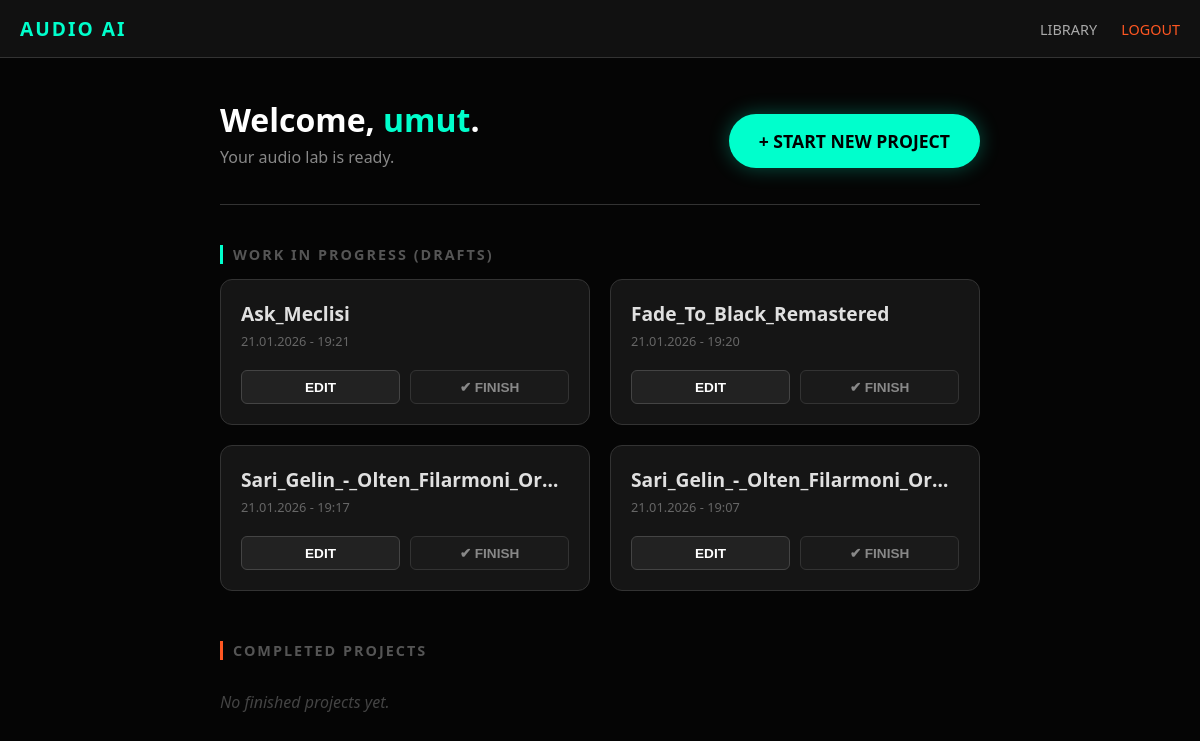
The page /dashboard (signed in) on the database its author committed.
### app.py (models this page shows)
class User(UserMixin, db.Model):
    id = db.Column(db.Integer, primary_key=True)
    username = db.Column(db.String(150), unique=True, nullable=False)
    password = db.Column(db.String(150), nullable=False)
    projects = db.relationship('Project', backref='owner', lazy=True)

class Project(db.Model):
    id = db.Column(db.Integer, primary_key=True)
    song_name = db.Column(db.String(200), nullable=False)
    folder_name = db.Column(db.String(200), nullable=False)
    status = db.Column(db.String(20), default='draft')
    date_created = db.Column(db.DateTime, default=datetime.utcnow)
    user_id = db.Column(db.Integer, db.ForeignKey('user.id'), nullable=False)

### app.py (the view)
@app.route('/dashboard')
@login_required
def dashboard():
    drafts = Project.query.filter_by(user_id=current_user.id, status='draft').order_by(
        Project.date_created.desc()).all()
    finished = Project.query.filter_by(user_id=current_user.id, status='finished').order_by(
        Project.date_created.desc()).all()
    return render_template('dashboard.html', user=current_user, drafts=drafts, finished=finished)

### app.py (called while the page is built)
@login_manager.user_loader
def load_user(user_id):
    return User.query.get(int(user_id))

### templates/dashboard.html (shortened to what this page needs)
{% extends "base.html" %}
{% block content %}
<div class="header-section">
    <div class="welcome-text">
        <h1>Welcome, <span>{{ user.username }}</span>.</h1>
        <p style="color:#888; margin-top:5px;">Your audio lab is ready.</p>
    </div>
    <a href="{{ url_for('mixer') }}" class="btn-new">+ START NEW PROJECT</a>
</div>
<h2 class="section-title">Work in Progress (Drafts)</h2>
<div class="project-grid">
    {% for project in drafts %}
    <div class="project-card">
        <div class="card-title">{{ project.song_name }}</div>
        <div class="card-date">{{ project.date_created.strftime('%d.%m.%Y - %H:%M') }}</div>
        <div class="card-actions">
            <button onclick="window.location.href='/mixer?load={{ project.song_name }}'" class="btn-action btn-open">
                EDIT
            </button>
            <button onclick="changeStatus({{ project.id }}, 'finished')" class="btn-action btn-status" title="Mark as Finished">
                ✔ FINISH
            </button>
        </div>
    </div>
    {% else %}
    <p class="empty-state">No draft projects yet.</p>
    {% endfor %}
</div>
<h2 class="section-title" style="border-color: #ff5722;">Completed Projects</h2>
<div class="project-grid">
    {% for project in finished %}
    <div class="project-card" style="border-color: #2a1a1a;">
        <div class="card-title" style="color: #aaa;">{{ project.song_name }}</div>
        <div class="card-date">Completed</div>
        <div class="card-actions">
            <button onclick="window.location.href='/mixer?load={{ project.song_name }}'" class="btn-action btn-open">
                INSPECT
            </button>
            <button onclick="changeStatus({{ project.id }}, 'draft')" class="btn-action btn-status" title="Move back to drafts">
                ↺ REVERT TO DRAFT
            </button>
        </div>
    </div>
    {% else %}
    <p class="empty-state">No finished projects yet.</p>
    {% endfor %}
</div>
{% endblock %}

### templates/base.html (shortened to what this page needs)
<!DOCTYPE html>
<html lang="en">
<head>
</head>
<body>
    <nav>
        <a href="/" class="brand">AUDIO AI</a>
        <div class="links">
            {% if current_user.is_authenticated %}
                <a href="{{ url_for('dashboard') }}">LIBRARY</a>
                <a href="{{ url_for('logout') }}" style="color:#ff5722;">LOGOUT</a>
            {% else %}
                <a href="{{ url_for('login') }}">LOGIN</a>
                <a href="{{ url_for('register') }}">REGISTER</a>
            {% endif %}
        </div>
    </nav>
    <div class="container">
        {% block content %}{% endblock %}
    </div>
</body>
</html>

### templates/base.html (style rules this page uses)
body { background-color: #050505; color: #e0e0e0; font-family: 'Segoe UI', Roboto, Helvetica, Arial, sans-serif; margin: 0; display: flex; flex-direction: column; min-height: 100vh; }
nav { background: #111; border-bottom: 1px solid #333; padding: 15px 20px; display: flex; justify-content: space-between; align-items: center; }
nav .brand { color: #00ffcc; font-weight: bold; font-size: 1.2rem; text-decoration: none; letter-spacing: 2px; }
nav .links a { color: #aaa; text-decoration: none; margin-left: 20px; font-size: 0.9rem; transition: 0.3s; }
.container { flex: 1; padding: 40px 20px; max-width: 800px; margin: 0 auto; width: 100%; box-sizing: border-box; }
h2 { margin-top: 0; color: #00ffcc; }

### templates/dashboard.html (style rules this page uses)
.header-section { display: flex; justify-content: space-between; align-items: center; margin-bottom: 40px; border-bottom: 1px solid #333; padding-bottom: 20px; }
.welcome-text h1 { margin: 0; font-size: 2rem; color: #fff; }
.welcome-text span { color: #00ffcc; }
.btn-new { background: #00ffcc; color: #000; text-decoration: none; padding: 15px 30px; font-weight: bold; border-radius: 50px; font-size: 1.1rem; box-shadow: 0 0 20px rgba(0, 255, 204, 0.3); transition: 0.3s; display: inline-block; }
.project-grid { display: grid; grid-template-columns: repeat(auto-fill, minmax(280px, 1fr)); gap: 20px; margin-bottom: 50px; }
.project-card { background: #151515; border: 1px solid #333; border-radius: 12px; padding: 20px; transition: 0.3s; position: relative; overflow: hidden; }
.card-title { font-size: 1.2rem; font-weight: bold; color: #e0e0e0; margin-bottom: 5px; white-space: nowrap; overflow: hidden; text-overflow: ellipsis; }
.card-date { font-size: 0.8rem; color: #666; margin-bottom: 20px; }
.card-actions { display: flex; gap: 10px; }
.btn-action { flex: 1; padding: 8px; border: none; border-radius: 6px; cursor: pointer; font-size: 0.85rem; font-weight: bold; transition: 0.2s; }
.btn-open { background: #222; color: #fff; border: 1px solid #444; }
.btn-status { background: #1a1a1a; color: #888; border: 1px solid #333; }
h2.section-title { font-size: 0.9rem; text-transform: uppercase; letter-spacing: 2px; color: #555; margin-bottom: 15px; border-left: 3px solid #00ffcc; padding-left: 10px; }
.empty-state { color: #444; font-style: italic; }

### rows shown on the page
User: username "umut"
Project: song_name "Ask_Meclisi", date_created "21.01.2026 - 19:21"
Project: song_name "Fade_To_Black_Remastered", date_created "21.01.2026 - 19:20"
Project: song_name "Sari_Gelin_-_Olten_Filarmoni_Or…", date_created "21.01.2026 - 19:17"
Project: song_name "Sari_Gelin_-_Olten_Filarmoni_Or…", date_created "21.01.2026 - 19:07"
